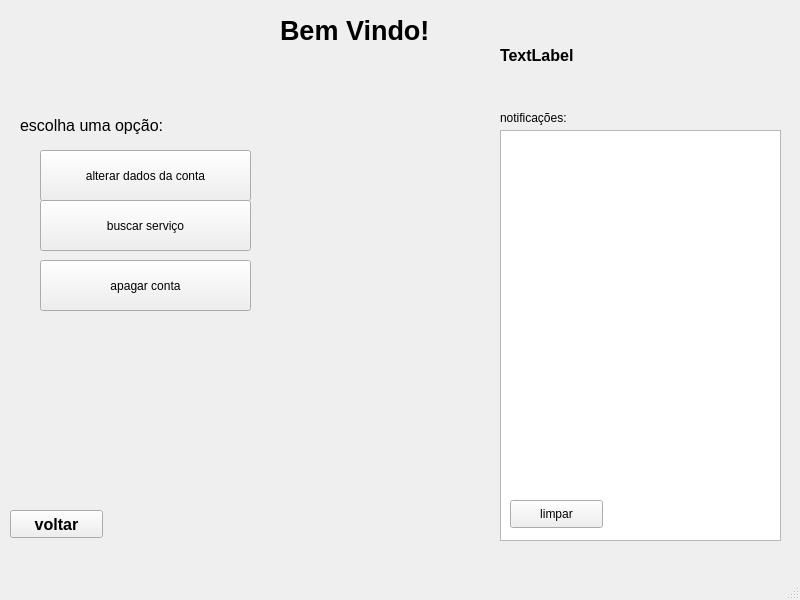
<?xml version="1.0" encoding="UTF-8"?>
<ui version="4.0">
 <class>MainWindow</class>
 <widget class="QMainWindow" name="MainWindow">
  <property name="geometry">
   <rect>
    <x>0</x>
    <y>0</y>
    <width>800</width>
    <height>600</height>
   </rect>
  </property>
  <property name="windowTitle">
   <string>MainWindow</string>
  </property>
  <widget class="QWidget" name="centralwidget">
   <widget class="QLabel" name="label">
    <property name="geometry">
     <rect>
      <x>280</x>
      <y>10</y>
      <width>191</width>
      <height>41</height>
     </rect>
    </property>
    <property name="font">
     <font>
      <pointsize>20</pointsize>
      <weight>75</weight>
      <bold>true</bold>
     </font>
    </property>
    <property name="text">
     <string>Bem Vindo!</string>
    </property>
   </widget>
   <widget class="QPushButton" name="pushButton">
    <property name="geometry">
     <rect>
      <x>40</x>
      <y>150</y>
      <width>211</width>
      <height>51</height>
     </rect>
    </property>
    <property name="text">
     <string>alterar dados da conta</string>
    </property>
   </widget>
   <widget class="QPushButton" name="pushButton_2">
    <property name="geometry">
     <rect>
      <x>40</x>
      <y>200</y>
      <width>211</width>
      <height>51</height>
     </rect>
    </property>
    <property name="text">
     <string>buscar serviço</string>
    </property>
   </widget>
   <widget class="QPushButton" name="pushButton_3">
    <property name="geometry">
     <rect>
      <x>40</x>
      <y>260</y>
      <width>211</width>
      <height>51</height>
     </rect>
    </property>
    <property name="text">
     <string>apagar conta</string>
    </property>
   </widget>
   <widget class="QLabel" name="label_2">
    <property name="geometry">
     <rect>
      <x>20</x>
      <y>110</y>
      <width>191</width>
      <height>31</height>
     </rect>
    </property>
    <property name="font">
     <font>
      <pointsize>12</pointsize>
     </font>
    </property>
    <property name="text">
     <string>escolha uma opção:</string>
    </property>
   </widget>
   <widget class="QPushButton" name="pushButton_4">
    <property name="geometry">
     <rect>
      <x>10</x>
      <y>510</y>
      <width>93</width>
      <height>28</height>
     </rect>
    </property>
    <property name="font">
     <font>
      <pointsize>12</pointsize>
      <weight>75</weight>
      <bold>true</bold>
     </font>
    </property>
    <property name="text">
     <string>voltar</string>
    </property>
   </widget>
   <widget class="QListView" name="listView">
    <property name="geometry">
     <rect>
      <x>500</x>
      <y>130</y>
      <width>281</width>
      <height>411</height>
     </rect>
    </property>
   </widget>
   <widget class="QLabel" name="label_3">
    <property name="geometry">
     <rect>
      <x>500</x>
      <y>110</y>
      <width>131</width>
      <height>16</height>
     </rect>
    </property>
    <property name="text">
     <string>notificações:</string>
    </property>
   </widget>
   <widget class="QPushButton" name="pushButton_5">
    <property name="geometry">
     <rect>
      <x>510</x>
      <y>500</y>
      <width>93</width>
      <height>28</height>
     </rect>
    </property>
    <property name="text">
     <string>limpar</string>
    </property>
   </widget>
   <widget class="QLabel" name="label_4">
    <property name="geometry">
     <rect>
      <x>500</x>
      <y>40</y>
      <width>271</width>
      <height>31</height>
     </rect>
    </property>
    <property name="font">
     <font>
      <pointsize>12</pointsize>
      <weight>75</weight>
      <bold>true</bold>
     </font>
    </property>
    <property name="text">
     <string>TextLabel</string>
    </property>
   </widget>
  </widget>
  <widget class="QMenuBar" name="menubar">
   <property name="geometry">
    <rect>
     <x>0</x>
     <y>0</y>
     <width>800</width>
     <height>26</height>
    </rect>
   </property>
  </widget>
  <widget class="QStatusBar" name="statusbar"/>
 </widget>
 <resources/>
 <connections/>
</ui>
